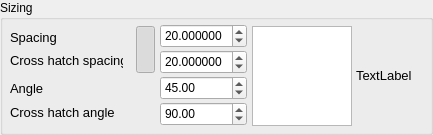
  <widget class="QGroupBox" name="groupBox_2">
   <property name="geometry">
    <rect>
     <x>454</x>
     <y>16</y>
     <width>433</width>
     <height>135</height>
    </rect>
   </property>
   <property name="title">
    <string>Sizing</string>
   </property>
   <widget class="QLabel" name="_300">
    <property name="geometry">
     <rect>
      <x>10</x>
      <y>27</y>
      <width>113</width>
      <height>20</height>
     </rect>
    </property>
    <property name="font">
     <font>
      <pointsize>10</pointsize>
     </font>
    </property>
    <property name="text">
     <string>Spacing</string>
    </property>
   </widget>
   <widget class="QLabel" name="_301">
    <property name="geometry">
     <rect>
      <x>10</x>
      <y>50</y>
      <width>113</width>
      <height>20</height>
     </rect>
    </property>
    <property name="font">
     <font>
      <pointsize>10</pointsize>
     </font>
    </property>
    <property name="text">
     <string>Cross hatch spacing</string>
    </property>
   </widget>
   <widget class="QLabel" name="label_30">
    <property name="geometry">
     <rect>
      <x>10</x>
      <y>78</y>
      <width>121</width>
      <height>20</height>
     </rect>
    </property>
    <property name="font">
     <font>
      <pointsize>10</pointsize>
     </font>
    </property>
    <property name="text">
     <string>Angle</string>
    </property>
   </widget>
   <widget class="QLabel" name="label_31">
    <property name="geometry">
     <rect>
      <x>10</x>
      <y>102</y>
      <width>121</width>
      <height>20</height>
     </rect>
    </property>
    <property name="font">
     <font>
      <pointsize>10</pointsize>
     </font>
    </property>
    <property name="text">
     <string>Cross hatch angle</string>
    </property>
   </widget>
   <widget class="RCDoubleSpinBox" name="_104">
    <property name="geometry">
     <rect>
      <x>160</x>
      <y>24</y>
      <width>87</width>
      <height>24</height>
     </rect>
    </property>
    <property name="keyboardTracking">
     <bool>false</bool>
    </property>
    <property name="decimals">
     <number>6</number>
    </property>
    <property name="minimum">
     <double>0.000001000000000</double>
    </property>
    <property name="maximum">
     <double>1000000.000000000000000</double>
    </property>
    <property name="singleStep">
     <double>1.000000000000000</double>
    </property>
    <property name="value">
     <double>20.000000000000000</double>
    </property>
   </widget>
   <widget class="RCDoubleSpinBox" name="_105">
    <property name="geometry">
     <rect>
      <x>160</x>
      <y>50</y>
      <width>87</width>
      <height>24</height>
     </rect>
    </property>
    <property name="keyboardTracking">
     <bool>false</bool>
    </property>
    <property name="decimals">
     <number>6</number>
    </property>
    <property name="minimum">
     <double>0.000001000000000</double>
    </property>
    <property name="maximum">
     <double>1000000.000000000000000</double>
    </property>
    <property name="singleStep">
     <double>1.000000000000000</double>
    </property>
    <property name="value">
     <double>20.000000000000000</double>
    </property>
   </widget>
   <widget class="RCDoubleSpinBox" name="_106">
    <property name="geometry">
     <rect>
      <x>160</x>
      <y>76</y>
      <width>87</width>
      <height>24</height>
     </rect>
    </property>
    <property name="keyboardTracking">
     <bool>false</bool>
    </property>
    <property name="minimum">
     <double>-360.000000000000000</double>
    </property>
    <property name="maximum">
     <double>360.000000000000000</double>
    </property>
    <property name="singleStep">
     <double>1.000000000000000</double>
    </property>
    <property name="value">
     <double>45.000000000000000</double>
    </property>
   </widget>
   <widget class="RCDoubleSpinBox" name="_107">
    <property name="geometry">
     <rect>
      <x>160</x>
      <y>102</y>
      <width>87</width>
      <height>24</height>
     </rect>
    </property>
    <property name="keyboardTracking">
     <bool>false</bool>
    </property>
    <property name="minimum">
     <double>-360.000000000000000</double>
    </property>
    <property name="maximum">
     <double>360.000000000000000</double>
    </property>
    <property name="singleStep">
     <double>1.000000000000000</double>
    </property>
    <property name="value">
     <double>90.000000000000000</double>
    </property>
   </widget>
   <widget class="QGraphicsView" name="_220">
    <property name="geometry">
     <rect>
      <x>252</x>
      <y>26</y>
      <width>100</width>
      <height>100</height>
     </rect>
    </property>
    <property name="minimumSize">
     <size>
      <width>100</width>
      <height>100</height>
     </size>
    </property>
    <property name="maximumSize">
     <size>
      <width>100</width>
      <height>100</height>
     </size>
    </property>
    <property name="verticalScrollBarPolicy">
     <enum>Qt::ScrollBarAlwaysOff</enum>
    </property>
    <property name="horizontalScrollBarPolicy">
     <enum>Qt::ScrollBarAlwaysOff</enum>
    </property>
    <property name="interactive">
     <bool>false</bool>
    </property>
    <property name="sceneRect">
     <rectf>
      <x>0.000000000000000</x>
      <y>0.000000000000000</y>
      <width>100.000000000000000</width>
      <height>100.000000000000000</height>
     </rectf>
    </property>
    <property name="alignment">
     <set>Qt::AlignCenter</set>
    </property>
    <property name="resizeAnchor">
     <enum>QGraphicsView::AnchorViewCenter</enum>
    </property>
   </widget>
   <widget class="RCPlaneSampleLabel" name="_1333">
    <property name="geometry">
     <rect>
      <x>353</x>
      <y>31</y>
      <width>69</width>
      <height>90</height>
     </rect>
    </property>
    <property name="autoFillBackground">
     <bool>false</bool>
    </property>
    <property name="text">
     <string/>
    </property>
   </widget>
   <widget class="QPushButton" name="_1008">
    <property name="geometry">
     <rect>
      <x>136</x>
      <y>26</y>
      <width>19</width>
      <height>47</height>
     </rect>
    </property>
    <property name="mouseTracking">
     <bool>false</bool>
    </property>
    <property name="toolTip">
     <string>Link/Unlink</string>
    </property>
    <property name="text">
     <string/>
    </property>
    <property name="icon">
     <iconset resource="../RealCAD.qrc">
      <normaloff>:/images/UnLinkIcon.png</normaloff>
      <normalon>:/images/LinkIcon.png</normalon>
      <disabledoff>:/images/UnLinkIcon.png</disabledoff>:/images/UnLinkIcon.png</iconset>
    </property>
    <property name="iconSize">
     <size>
      <width>20</width>
      <height>30</height>
     </size>
    </property>
    <property name="checkable">
     <bool>true</bool>
    </property>
    <property name="checked">
     <bool>true</bool>
    </property>
    <property name="autoDefault">
     <bool>false</bool>
    </property>
    <property name="flat">
     <bool>true</bool>
    </property>
   </widget>
   <widget class="QLabel" name="_133">
    <property name="geometry">
     <rect>
      <x>356</x>
      <y>64</y>
      <width>75</width>
      <height>23</height>
     </rect>
    </property>
    <property name="font">
     <font>
      <pointsize>10</pointsize>
     </font>
    </property>
    <property name="text">
     <string>TextLabel</string>
    </property>
   </widget>
   <zorder>_1333</zorder>
   <zorder>_300</zorder>
   <zorder>_301</zorder>
   <zorder>label_30</zorder>
   <zorder>label_31</zorder>
   <zorder>_104</zorder>
   <zorder>_105</zorder>
   <zorder>_106</zorder>
   <zorder>_107</zorder>
   <zorder>_220</zorder>
   <zorder>_1008</zorder>
   <zorder>_133</zorder>
  </widget>
